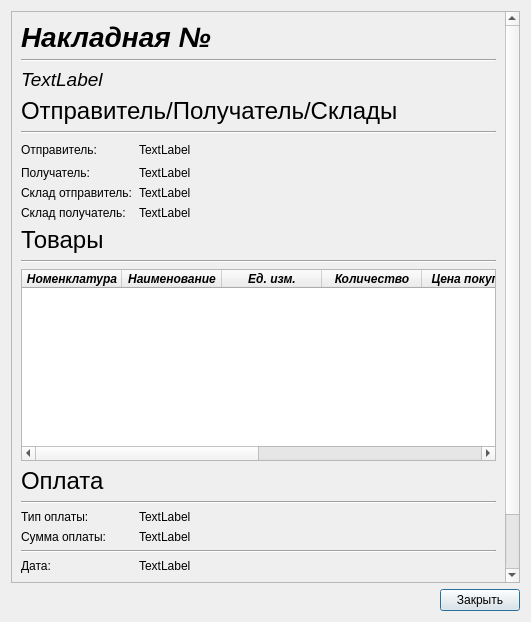
<?xml version="1.0" encoding="UTF-8"?>
<ui version="4.0">
 <class>MoreAboutInvoice_Dialog</class>
 <widget class="QDialog" name="MoreAboutInvoice_Dialog">
  <property name="geometry">
   <rect>
    <x>0</x>
    <y>0</y>
    <width>531</width>
    <height>622</height>
   </rect>
  </property>
  <property name="windowTitle">
   <string>Dialog</string>
  </property>
  <layout class="QGridLayout" name="gridLayout">
   <item row="1" column="1">
    <widget class="QPushButton" name="pushButton_Exit">
     <property name="text">
      <string>Закрыть</string>
     </property>
    </widget>
   </item>
   <item row="1" column="0">
    <spacer name="horizontalSpacer_2">
     <property name="orientation">
      <enum>Qt::Horizontal</enum>
     </property>
     <property name="sizeHint" stdset="0">
      <size>
       <width>40</width>
       <height>20</height>
      </size>
     </property>
    </spacer>
   </item>
   <item row="0" column="0" colspan="2">
    <widget class="QScrollArea" name="scrollArea_Workspace">
     <property name="widgetResizable">
      <bool>true</bool>
     </property>
     <widget class="QWidget" name="scrollAreaWidgetContents">
      <property name="geometry">
       <rect>
        <x>0</x>
        <y>-63</y>
        <width>497</width>
        <height>638</height>
       </rect>
      </property>
      <layout class="QGridLayout" name="gridLayout_2">
       <item row="10" column="0" colspan="3">
        <widget class="Line" name="line_4">
         <property name="orientation">
          <enum>Qt::Horizontal</enum>
         </property>
        </widget>
       </item>
       <item row="0" column="0" colspan="3">
        <widget class="QLabel" name="label_NumberInvoice">
         <property name="font">
          <font>
           <pointsize>21</pointsize>
           <weight>75</weight>
           <italic>true</italic>
           <bold>true</bold>
          </font>
         </property>
         <property name="text">
          <string>Накладная №</string>
         </property>
        </widget>
       </item>
       <item row="19" column="0" colspan="3">
        <widget class="Line" name="line_6">
         <property name="orientation">
          <enum>Qt::Horizontal</enum>
         </property>
        </widget>
       </item>
       <item row="17" column="0">
        <widget class="QLabel" name="label_15">
         <property name="text">
          <string>Дата:</string>
         </property>
        </widget>
       </item>
       <item row="6" column="1">
        <widget class="QLabel" name="label_NameRecipient">
         <property name="text">
          <string>TextLabel</string>
         </property>
        </widget>
       </item>
       <item row="21" column="0">
        <spacer name="verticalSpacer">
         <property name="orientation">
          <enum>Qt::Vertical</enum>
         </property>
         <property name="sizeHint" stdset="0">
          <size>
           <width>20</width>
           <height>40</height>
          </size>
         </property>
        </spacer>
       </item>
       <item row="2" column="0">
        <widget class="QLabel" name="label_TypeInvoice">
         <property name="font">
          <font>
           <pointsize>14</pointsize>
           <italic>true</italic>
          </font>
         </property>
         <property name="text">
          <string>TextLabel</string>
         </property>
        </widget>
       </item>
       <item row="9" column="0" colspan="3">
        <widget class="QLabel" name="label_18">
         <property name="font">
          <font>
           <pointsize>18</pointsize>
          </font>
         </property>
         <property name="text">
          <string>Товары</string>
         </property>
        </widget>
       </item>
       <item row="12" column="0" colspan="3">
        <widget class="QLabel" name="label_17">
         <property name="font">
          <font>
           <pointsize>18</pointsize>
           <italic>false</italic>
          </font>
         </property>
         <property name="text">
          <string>Оплата</string>
         </property>
        </widget>
       </item>
       <item row="4" column="0" colspan="3">
        <widget class="Line" name="line_3">
         <property name="orientation">
          <enum>Qt::Horizontal</enum>
         </property>
        </widget>
       </item>
       <item row="1" column="0" colspan="3">
        <widget class="Line" name="line">
         <property name="orientation">
          <enum>Qt::Horizontal</enum>
         </property>
        </widget>
       </item>
       <item row="7" column="0">
        <widget class="QLabel" name="label_labelNameStorageSender">
         <property name="text">
          <string>Склад отправитель:</string>
         </property>
        </widget>
       </item>
       <item row="15" column="1">
        <widget class="QLabel" name="label_SumPayment">
         <property name="text">
          <string>TextLabel</string>
         </property>
        </widget>
       </item>
       <item row="15" column="0">
        <widget class="QLabel" name="label_13">
         <property name="text">
          <string>Сумма оплаты:</string>
         </property>
        </widget>
       </item>
       <item row="5" column="1">
        <widget class="QLabel" name="label_NameSender">
         <property name="text">
          <string>TextLabel</string>
         </property>
        </widget>
       </item>
       <item row="8" column="0">
        <widget class="QLabel" name="label_labelNameStorageRecipient">
         <property name="text">
          <string>Склад получатель:</string>
         </property>
        </widget>
       </item>
       <item row="8" column="1">
        <widget class="QLabel" name="label_NameStorageRecipient">
         <property name="text">
          <string>TextLabel</string>
         </property>
        </widget>
       </item>
       <item row="3" column="0" colspan="3">
        <widget class="QLabel" name="label_19">
         <property name="font">
          <font>
           <pointsize>18</pointsize>
          </font>
         </property>
         <property name="text">
          <string>Отправитель/Получатель/Склады</string>
         </property>
        </widget>
       </item>
       <item row="17" column="1">
        <widget class="QLabel" name="label_Date">
         <property name="text">
          <string>TextLabel</string>
         </property>
        </widget>
       </item>
       <item row="6" column="0">
        <widget class="QLabel" name="label_labelNameRecipient">
         <property name="text">
          <string>Получатель:</string>
         </property>
        </widget>
       </item>
       <item row="5" column="0">
        <widget class="QLabel" name="label_labelNameSender">
         <property name="text">
          <string>Отправитель:</string>
         </property>
        </widget>
       </item>
       <item row="5" column="2">
        <spacer name="horizontalSpacer">
         <property name="orientation">
          <enum>Qt::Horizontal</enum>
         </property>
         <property name="sizeHint" stdset="0">
          <size>
           <width>40</width>
           <height>20</height>
          </size>
         </property>
        </spacer>
       </item>
       <item row="13" column="0" colspan="3">
        <widget class="Line" name="line_2">
         <property name="orientation">
          <enum>Qt::Horizontal</enum>
         </property>
        </widget>
       </item>
       <item row="18" column="0" colspan="3">
        <widget class="QLabel" name="label_2">
         <property name="font">
          <font>
           <pointsize>18</pointsize>
          </font>
         </property>
         <property name="text">
          <string>Заметки</string>
         </property>
        </widget>
       </item>
       <item row="16" column="0" colspan="3">
        <widget class="Line" name="line_5">
         <property name="orientation">
          <enum>Qt::Horizontal</enum>
         </property>
        </widget>
       </item>
       <item row="7" column="1">
        <widget class="QLabel" name="label_NameStorageSender">
         <property name="text">
          <string>TextLabel</string>
         </property>
        </widget>
       </item>
       <item row="14" column="0">
        <widget class="QLabel" name="label_11">
         <property name="text">
          <string>Тип оплаты:</string>
         </property>
        </widget>
       </item>
       <item row="14" column="1">
        <widget class="QLabel" name="label_TypePayment">
         <property name="text">
          <string>TextLabel</string>
         </property>
        </widget>
       </item>
       <item row="11" column="0" colspan="3">
        <widget class="QTableWidget" name="tableWidget_Products">
         <property name="sizePolicy">
          <sizepolicy hsizetype="Expanding" vsizetype="Fixed">
           <horstretch>0</horstretch>
           <verstretch>0</verstretch>
          </sizepolicy>
         </property>
         <property name="font">
          <font>
           <weight>75</weight>
           <italic>true</italic>
           <bold>true</bold>
          </font>
         </property>
         <column>
          <property name="text">
           <string>Номенклатура</string>
          </property>
         </column>
         <column>
          <property name="text">
           <string>Наименование</string>
          </property>
         </column>
         <column>
          <property name="text">
           <string>Ед. изм.</string>
          </property>
         </column>
         <column>
          <property name="text">
           <string>Количество</string>
          </property>
         </column>
         <column>
          <property name="text">
           <string>Цена покупки</string>
          </property>
         </column>
         <column>
          <property name="text">
           <string>Цена продажи</string>
          </property>
         </column>
         <column>
          <property name="text">
           <string>Сумма покупки</string>
          </property>
         </column>
         <column>
          <property name="text">
           <string>Сумма продажи</string>
          </property>
         </column>
        </widget>
       </item>
       <item row="20" column="0" colspan="3">
        <widget class="QLabel" name="label_Notes">
         <property name="text">
          <string>TextLabel</string>
         </property>
        </widget>
       </item>
      </layout>
     </widget>
    </widget>
   </item>
  </layout>
 </widget>
 <resources/>
 <connections/>
</ui>
